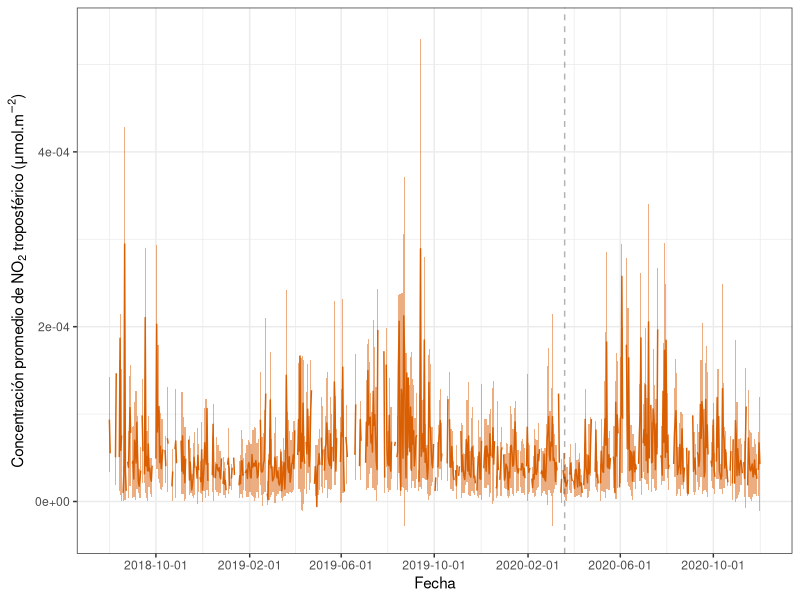

This figure's R source: (Note: this script raises an error after producing the figure.)
rm(list=ls())
gc()

##### Analisis descriptivo NO2 y variables meteorológicas ####
library(tidyverse)
library(data.table)
library(scales)

#### NO2 ####

no2 <- fread("Datos/Procesados/no2_diario_procesado.csv")

# Grafico crudo:

(plot.no2 <- no2 %>%
  ggplot(aes(x = fecha, y = NO2_trop_mean, ymin = NO2_trop_mean -NO2_trop_std, ymax = NO2_trop_mean + NO2_trop_std)) +
  geom_ribbon(alpha = .5, fill = palette.colors(2, "Dark2")[2]) +
  geom_line(col = palette.colors(2, "Dark2")[2]) +
    scale_x_date(breaks = date_breaks("4 month")) +
  theme_bw()+
    geom_vline(xintercept = as.Date("2020-03-20"), alpha = 0.3, linetype = "dashed")+
    labs(x = "Fecha", y = expression(paste("Concentración promedio de ", NO[2], " troposférico (", mu, "mol.", m^-2, ")")), fill = "Período", col = "Período"))

ggsave("Figuras/Descriptiva/Linea_NO2.png", plot.no2, width = 12, height = 6)


# Variacion semanal segun periodo:
no2[, c("periodo", "dia_semana") := .(fifelse(fecha < as.Date("2020-03-20"), "Previo a restricciones", "Durante las restricciones") %>%
                                        as.factor() %>%
                                        fct_rev(),
                                      weekdays(fecha) %>%
                                        str_to_title() %>%
                                        factor(levels = c("Lunes", "Martes", "Miércoles", "Jueves", "Viernes", "Sábado", "Domingo")))]


(plot.variacion.semanal <- no2[, .(NO2_trop_medio = mean(NO2_trop_mean, na.rm = TRUE),
                                   NO2_trop_sd = sd(NO2_trop_mean, na.rm = TRUE)), by = .(dia_semana, periodo)] %>%
    ggplot(aes(x = as.numeric(dia_semana), y = NO2_trop_medio))+
    geom_ribbon(aes(ymin = NO2_trop_medio - NO2_trop_sd, ymax = NO2_trop_medio + NO2_trop_sd, fill = periodo), alpha = 0.3) +
    geom_line(aes(col = periodo))+
    scale_x_continuous(breaks = 1:7, labels = levels(no2$dia_semana), minor_breaks = NULL) +
    scale_fill_brewer(palette = "Dark2") +
    scale_color_brewer(palette = "Dark2") +
    theme_bw()+
    theme(legend.position = "top") +
    labs(x = "Día de la semana", y = "Cantidad de vehículos contados por hora", fill = "Período", col = "Período"))


(plot.variacion.semanal.cuantil <- no2[, .(NO2_trop_medio = median(NO2_trop_mean, na.rm = TRUE),
                                   NO2_trop_2.5 = quantile(NO2_trop_mean, 0.025, na.rm = TRUE),
                                   NO2_trop_97.5 = quantile(NO2_trop_mean, 0.975, na.rm = TRUE)), by = .(dia_semana, periodo)] %>%
    ggplot(aes(x = as.numeric(dia_semana), y = NO2_trop_medio))+
    geom_ribbon(aes(ymin = NO2_trop_2.5, ymax = NO2_trop_97.5, fill = periodo), alpha = 0.3) +
    geom_line(aes(col = periodo))+
    scale_x_continuous(breaks = 1:7, labels = levels(no2$dia_semana), minor_breaks = NULL) +
    scale_fill_brewer(palette = "Dark2") +
    scale_color_brewer(palette = "Dark2") +
    theme_bw()+
    theme(legend.position = "top") +
    labs(x = "Día de la semana", y = "Cantidad de vehículos contados por hora", fill = "Período", col = "Período"))



(boxplot.semanal <- no2 %>%
  ggplot(aes(x = dia_semana, y = NO2_trop_mean, fill = periodo)) +
  geom_boxplot() +
  scale_fill_brewer(palette = "Dark2") +
  theme_bw()+
  theme(legend.position = "top") +
  labs(x = "Día de la semana", y = expression(paste("Concentración promedio de ", NO[2], " troposférico (", mu, "mol.", m^-2, ")")), fill = "Período"))


ggsave("Figuras/Descriptiva/Boxplot_semanal_NO2.png", boxplot.semanal, width = 10, height = 6)


## Autocorrelogramas:
library(ggfortify)
#Diaria

autocorrelacion.diaria <- acf(no2$NO2_trop_mean, lag.max = 500, pl=FALSE, na.action = na.pass)

intervalo.confianza <- ggfortify:::confint.acf(autocorrelacion.diaria, ci.type = 'ma')

(plot.acf.diaria <- data.table(Autocorrelación = autocorrelacion.diaria$acf,
                               Lag = autocorrelacion.diaria$lag,
                               intervalo = intervalo.confianza) %>%
    ggplot(aes(x = Lag, y = Autocorrelación)) +
    geom_ribbon(aes(ymin = -intervalo, ymax = intervalo), alpha = 0.3, fill = palette.colors(1, "Dark2")) +
    geom_segment(aes(xend = Lag, y = 0, yend = Autocorrelación)) +
    geom_point(col = palette.colors(1, "Dark2")) +
    geom_hline(yintercept = 0, linetype = "dashed") +
    theme_bw()+
    labs(x = "Lag (Días)"))

ggsave("Figuras/Descriptiva/Autocorrelograma_no2_diaria.png", plot.acf.diaria, width = 8, height = 4)


#Semanal

no2[, semana := floor((0:(.N-1))/7)]

no2.semana <- no2[, .(NO2_trop_mean = mean(NO2_trop_mean, na.rm = TRUE)), by = semana]

autocorrelacion.semanal <- acf(no2.semana$NO2_trop_mean, lag.max = 150, pl=FALSE, na.action = na.pass)

intervalo.confianza <- ggfortify:::confint.acf(autocorrelacion.semanal, ci.type = 'ma')

(plot.acf.semanal <- data.table(Autocorrelación = autocorrelacion.semanal$acf,
                               Lag = autocorrelacion.semanal$lag,
                               intervalo = intervalo.confianza) %>%
    ggplot(aes(x = Lag, y = Autocorrelación)) +
    geom_ribbon(aes(ymin = -intervalo, ymax = intervalo), alpha = 0.3, fill = palette.colors(1, "Dark2")) +
    geom_segment(aes(xend = Lag, y = 0, yend = Autocorrelación)) +
    geom_point(col = palette.colors(1, "Dark2")) +
    geom_hline(yintercept = 0, linetype = "dashed") +
    theme_bw() +
    labs(x = "Lag (Semanas)") +
    scale_x_continuous(breaks = seq(0, 150, 10)))

ggsave("Figuras/Descriptiva/Autocorrelograma_no2_semanal.png", plot.acf.semanal, width = 8, height = 4)



#### Variables meteorologicas ####
tiempo <- fread("Datos/Procesados/datos_tiempo_procesados.csv")


tiempo.diario <- tiempo[between(fecha_hora, as.Date("2019-01-01"), as.Date("2021-01-01")), .(temperatura = mean(temperatura, na.rm = TRUE),
                            temperatura.max = max(temperatura, na.rm = TRUE),
                            temperatura.min = min(temperatura, na.rm = TRUE),
                            pp = as.numeric(sum(pp, na.rm = TRUE) > 0)), by = .(fecha = as.Date(fecha_hora))]

(plot.tiempo <- tiempo.diario %>%
  mutate(etiqueta = "Ocurrencia de precipitaciones") %>%
  ggplot(aes(x = fecha, y = temperatura, ymin = temperatura.min, ymax = temperatura.max)) +
  geom_ribbon(alpha = 0.5, fill = palette.colors(2, "Dark2")[2]) +
  geom_line(col = palette.colors(2, "Dark2")[2]) +
  geom_vline(aes(xintercept = ifelse(pp == 1, fecha, NA), col = etiqueta), alpha = 0.5, na.rm = TRUE) +
  scale_fill_brewer(palette = "Dark2") +
  scale_color_manual(values = palette.colors(3, "Dark2")[3]) +
  labs(x = "Fecha", y = "temperatura (°C)", col = "") +
  theme_bw()+
  theme(legend.position = "top"))
  

ggsave("Figuras/Descriptiva/Tiempo_diario.png", plot.tiempo, width = 10, height = 6)

# días seguidos con y sin lluvias:

sequence(rle(as.character(tiempo.diario$pp))$lengths)

tiempo.diario[, contador := rleid(pp)]

contador <- tiempo.diario[, .N, by = .(pp, contador)]

contador[pp == 0, N] %>%
  mean

contador[pp == 1, N] %>%
  mean
